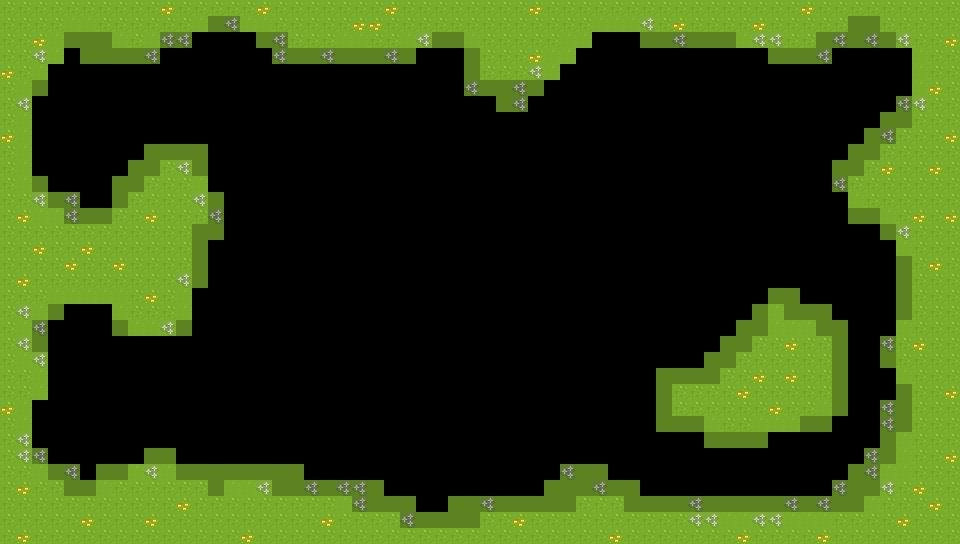

A level layout from a 2D game, rendered from its tile map. Below: a short description, then the map file with tile-grid data replaced by summaries:
An orthogonal 60x34 tile map with 16x16 px tiles, 3 tile layers (Tree-base, Tree-decor, Tree-edge), 4 tilesets.

<map version="1.10" tiledversion="1.10.2" orientation="orthogonal" renderorder="right-down" width="60" height="34" tilewidth="16" tileheight="16" infinite="0" nextlayerid="5" nextobjectid="1">
 <editorsettings>
  <export target="../tree-borders2.tmj" format="json" />
 </editorsettings>
 <tileset firstgid="1" name="roguelikeSheet_transparent" tilewidth="16" tileheight="16" spacing="1" tilecount="1767" columns="57">
  <image source="../roguelikeSheet_transparent.png" width="968" height="526" />
  <tile id="573" probability="0.25" />
  <tile id="1663" probability="0.75" />
 </tileset>
 <tileset firstgid="1768" name="decor_tileset" tilewidth="16" tileheight="16" tilecount="8" columns="8">
  <image source="../decor_tileset.png" width="128" height="16" />
 </tileset>
 <tileset firstgid="1776" name="collidables_spritesheet" tilewidth="16" tileheight="16" tilecount="4" columns="4">
  <image source="../collidables_spritesheet.png" width="64" height="16" />
 </tileset>
 <tileset firstgid="1780" name="flooring_tileset" tilewidth="16" tileheight="16" tilecount="5" columns="5">
  <image source="../flooring_tileset.png" width="80" height="16" />
 </tileset>
 <layer id="1" name="Tree-base" width="60" height="34" tintcolor="#494b22">
  <data>[2040 cells, 623 non-empty, 1 distinct tile ids]</data>
 </layer>
 <layer id="2" name="Tree-decor" width="60" height="34" tintcolor="#577e33">
  <data>[2040 cells, 52 non-empty, 1 distinct tile ids]</data>
 </layer>
 <layer id="3" name="Tree-edge" width="60" height="34" opacity="0.75" tintcolor="#9daa6c">
  <data>[2040 cells, 322 non-empty, 2 distinct tile ids]</data>
 </layer>
</map>
